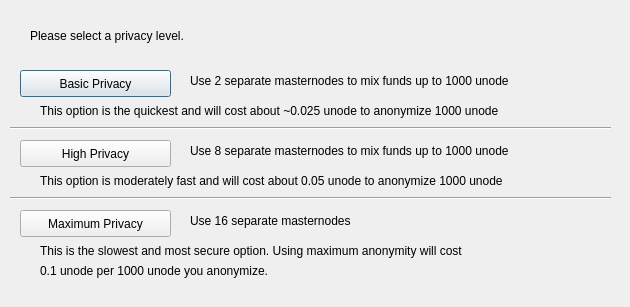
<?xml version="1.0" encoding="UTF-8"?>
<ui version="4.0">
 <class>DarksendConfig</class>
 <widget class="QDialog" name="DarksendConfig">
  <property name="geometry">
   <rect>
    <x>0</x>
    <y>0</y>
    <width>630</width>
    <height>307</height>
   </rect>
  </property>
  <property name="windowTitle">
   <string>Configure PrivateSend</string>
  </property>
  <widget class="QPushButton" name="buttonBasic">
   <property name="geometry">
    <rect>
     <x>20</x>
     <y>70</y>
     <width>151</width>
     <height>27</height>
    </rect>
   </property>
   <property name="text">
    <string>Basic Privacy</string>
   </property>
  </widget>
  <widget class="QPushButton" name="buttonHigh">
   <property name="geometry">
    <rect>
     <x>20</x>
     <y>140</y>
     <width>151</width>
     <height>27</height>
    </rect>
   </property>
   <property name="text">
    <string>High Privacy</string>
   </property>
  </widget>
  <widget class="QPushButton" name="buttonMax">
   <property name="geometry">
    <rect>
     <x>20</x>
     <y>210</y>
     <width>151</width>
     <height>27</height>
    </rect>
   </property>
   <property name="text">
    <string>Maximum Privacy</string>
   </property>
  </widget>
  <widget class="QLabel" name="label">
   <property name="geometry">
    <rect>
     <x>30</x>
     <y>20</y>
     <width>571</width>
     <height>31</height>
    </rect>
   </property>
   <property name="text">
    <string>Please select a privacy level.</string>
   </property>
  </widget>
  <widget class="QLabel" name="label_2">
   <property name="geometry">
    <rect>
     <x>190</x>
     <y>70</y>
     <width>421</width>
     <height>21</height>
    </rect>
   </property>
   <property name="text">
    <string>Use 2 separate masternodes to mix funds up to 1000 unode</string>
   </property>
  </widget>
  <widget class="QLabel" name="label_3">
   <property name="geometry">
    <rect>
     <x>190</x>
     <y>140</y>
     <width>411</width>
     <height>21</height>
    </rect>
   </property>
   <property name="text">
    <string>Use 8 separate masternodes to mix funds up to 1000 unode</string>
   </property>
  </widget>
  <widget class="QLabel" name="label_4">
   <property name="geometry">
    <rect>
     <x>190</x>
     <y>210</y>
     <width>421</width>
     <height>21</height>
    </rect>
   </property>
   <property name="text">
    <string>Use 16 separate masternodes</string>
   </property>
  </widget>
  <widget class="QLabel" name="label_6">
   <property name="geometry">
    <rect>
     <x>40</x>
     <y>100</y>
     <width>561</width>
     <height>21</height>
    </rect>
   </property>
   <property name="text">
    <string>This option is the quickest and will cost about ~0.025 unode to anonymize 1000 unode</string>
   </property>
  </widget>
  <widget class="QLabel" name="label_7">
   <property name="geometry">
    <rect>
     <x>40</x>
     <y>170</y>
     <width>561</width>
     <height>21</height>
    </rect>
   </property>
   <property name="text">
    <string>This option is moderately fast and will cost about 0.05 unode to anonymize 1000 unode</string>
   </property>
  </widget>
  <widget class="QLabel" name="label_8">
   <property name="geometry">
    <rect>
     <x>40</x>
     <y>240</y>
     <width>561</width>
     <height>21</height>
    </rect>
   </property>
   <property name="text">
    <string>This is the slowest and most secure option. Using maximum anonymity will cost</string>
   </property>
  </widget>
  <widget class="QLabel" name="label_9">
   <property name="geometry">
    <rect>
     <x>40</x>
     <y>260</y>
     <width>561</width>
     <height>21</height>
    </rect>
   </property>
   <property name="text">
    <string>0.1 unode per 1000 unode you anonymize.</string>
   </property>
  </widget>
  <widget class="Line" name="line">
   <property name="geometry">
    <rect>
     <x>10</x>
     <y>120</y>
     <width>601</width>
     <height>16</height>
    </rect>
   </property>
   <property name="orientation">
    <enum>Qt::Horizontal</enum>
   </property>
  </widget>
  <widget class="Line" name="line_2">
   <property name="geometry">
    <rect>
     <x>10</x>
     <y>190</y>
     <width>601</width>
     <height>16</height>
    </rect>
   </property>
   <property name="orientation">
    <enum>Qt::Horizontal</enum>
   </property>
  </widget>
 </widget>
 <resources/>
 <connections/>
</ui>
